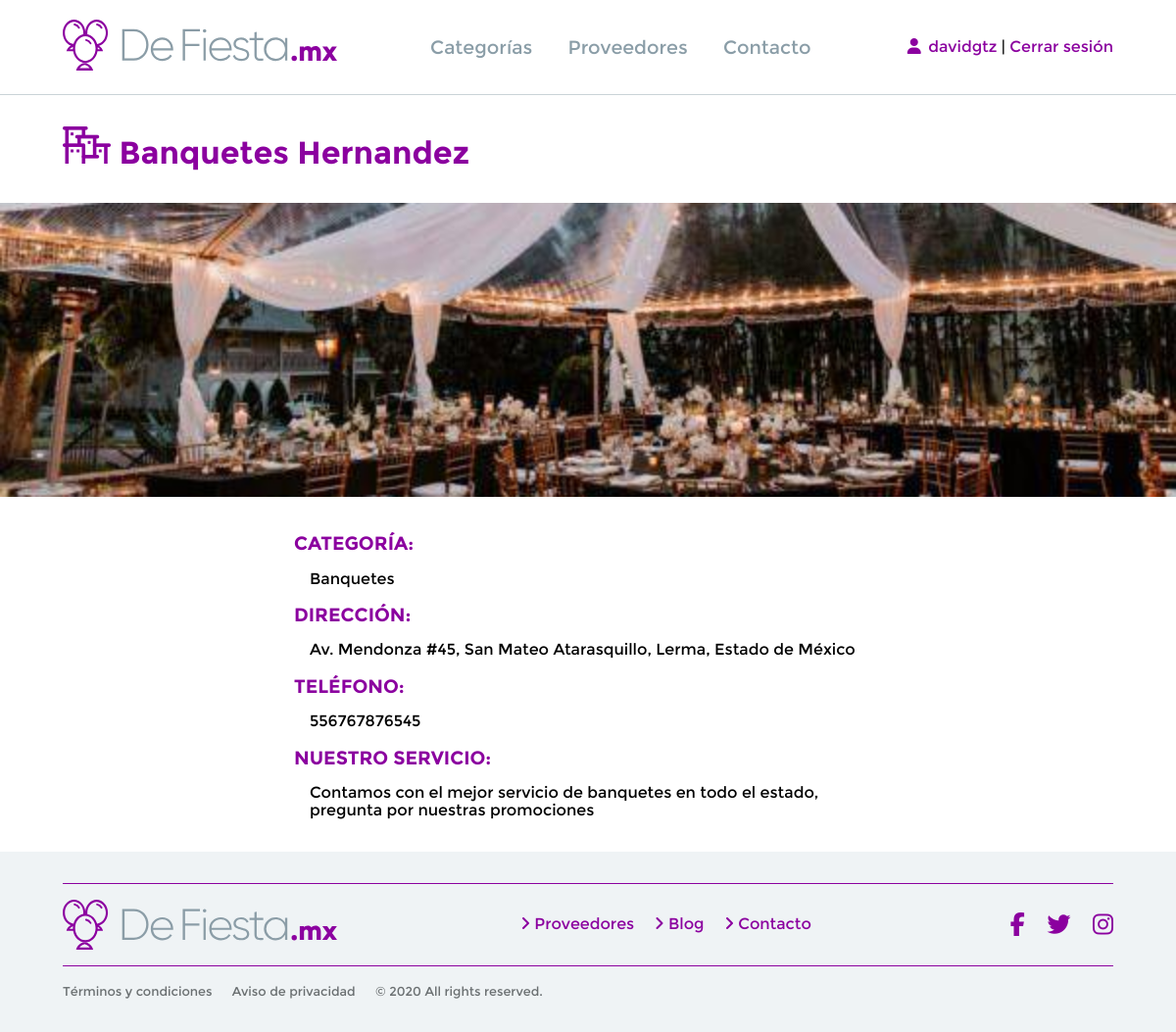
Page /provedores/providers/2 (signed in) on the committed database.
### providers/models.py (models this page shows, shortened)
class Provider(models.Model):
    name = models.CharField(max_length=255)
    direction = models.CharField(max_length=255, default="")
    telefono = models.CharField(max_length=255, default="")
    servicios = models.CharField(max_length=255, default="")
    imagen = models.CharField(max_length=255, default="")
    category = models.ForeignKey("Category", on_delete=models.CASCADE)
    class Meta:
        ordering = ['name', ]

class Category(models.Model):
    name = models.CharField(max_length=255)
    imagen = models.CharField(max_length=255, default="")
    class Meta:
        ordering = ['name', ]

### providers/views.py (the view)
# urls.py: path("providers/<int:pk>", views.provider_detail, name="provider_detail"),
@login_required
def provider_detail(request, pk):
    provider = Provider.objects.get(pk=pk)
    return render(request, "providers/provider-detail.html", {"provider": provider})

### templates/providers/provider-detail.html
{% extends 'base.html' %}
{% load static %}
{% block content %}
  <main>
    <section class="provider__head">
        <div class="container">
            <h1>
                <img src="{% static 'images/icon_places.png' %}" alt="">
                {{ provider.name }}
            </h1>
        </div>
    </section>
    <img src="{% static 'images/' %}{{ provider.imagen }}" style="width: 100%; height: 300px; object-fit: cover;" alt="">
    <section class="provider__info">
        <div class="">
            <strong>CATEGORÍA:</strong>
            <p>{{ provider.category.name }}</p>
        </div>
        <div class="">
            <strong>DIRECCIÓN:</strong>
            <p>{{ provider.direction }}</p>
        </div>
        <div class="">
            <strong>TELÉFONO:</strong>
            <p>{{ provider.telefono }}</p>
        </div>
        <div class="">
            <strong>NUESTRO SERVICIO:</strong>
            <p>{{ provider.servicios }}</p>
        </div>
    </section>
</main>
{% endblock content %}

### templates/_header.html (shortened to what this page needs)
{% load static %}
    <header class="header">
        <div class="container">
            <a href="{% url 'home' %}" class="header__logo">
                <img src="{% static 'images/logo_defiesta.svg' %}" alt="">
            </a>
            <nav class="header__menu">
                <a class="header__menu-item" href="{% url 'providers:show_categories' %}">Categorías</a>
                <div class="header__menu-dropdown">
                    <a class="header__menu-item" href="{% url 'providers:show_providers' %}">Proveedores</a>
                </div>
                <a class="header__menu-item" href="#">Contacto</a>
            </nav>
            <div class="header__profile">
                {% if request.user.is_authenticated %}
                    <a href="">
                        <i class="fas fa-user"></i>
                        {{ request.user.username }}
                    </a>
                    |
                    <a class="" href="{% url 'users:logout' %}">
                        <span>Cerrar sesión</span>
                    </a>
                {% else %}
                    <a href="{% url 'users:login' %}">
                        <i class="fas fa-user"></i>
                        Iniciar sesión
                    </a>
                {% endif %}
            </div>
        </div>
    </header>

### static/css/app.css (style rules this page uses)
html { line-height: 1.15; -webkit-text-size-adjust: 100%; }
body { margin: 0; }
main { display: block; }
h1 { font-size: 2em; margin: 0.67em 0; }
a { background-color: transparent; }
b, strong { font-weight: bolder; }
img { border-style: none; }
* { box-sizing: border-box; }
html, body { font-family: "Montreal"; }
h1, h2, h3, h4, h5, h6 { margin: 0; padding: 0; }
.container { max-width: 1440px; padding: 0 4rem; margin: 0 auto; }
.header { border-bottom: solid 1px rgba(138, 157, 167, 0.45); }
.header .container { display: flex; justify-content: space-between; align-items: center; height: 6rem; }
.header__logo img { width: 280px; }
.header__menu-item { color: #8a9da7; text-decoration: none; font-size: 1.2rem; padding: 0.5rem 0; }
.header__menu-item:not(:last-child) { margin-right: 2rem; }
.header__menu-dropdown { display: inline; margin-right: 2rem; }
.header__menu-dropdown .header__menu-item { margin: 0; }
.header__profile a { text-decoration: none; color: #8b009f; }
.header__profile a i { margin: 0 0.2rem; }
.provider__head { padding: 2rem 0; }
.provider__head h1 { color: #8b009f; }
main { min-height: calc(100vh - 97px - 183px); }
.provider__info { width: 600px; margin: 2rem auto; }
.provider__info strong { font-size: 1.2rem; color: #8b009f; }
.provider__info p { padding-left: 1rem; }

### rows in the picture
Provider: name "Banquetes Hernandez", imagen (picture), category.name "Banquetes", direction "Av. Mendonza #45, San Mateo Atarasquillo, Lerma, Estado de México", telefono "556767876545", servicios "Contamos con el mejor servicio de banquetes en todo el estado, pregunta por nuestras promociones"

### other values in the picture
{{ request.user.username }} "davidgtz"
